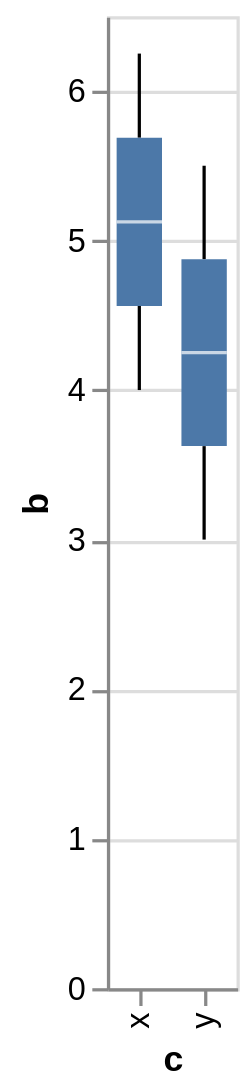

The Vega-Lite source for this figure:
### Vega-Lite specification from a JSON file in a GitHub repository (floating-point values rounded to 4 significant figures)
{"$schema": "https://vega.github.io/schema/vega-lite/v6.4.1.json", "config": {"view": {"continuousHeight": 300, "continuousWidth": 300}}, "data": {"name": "data-aec22b5641fce54c6a1b0f41e0a05405"}, "datasets": {"data-aec22b5641fce54c6a1b0f41e0a05405": [{"a": 1, "b": 4.0, "c": "x", "t": "2026-01-01T00:00:00"}, {"a": 2, "b": 5.5, "c": "y", "t": "2026-01-02T00:00:00"}, {"a": 3, "b": 6.25, "c": "x", "t": "2026-01-03T00:00:00"}, {"a": 4, "b": 3.0, "c": "y", "t": "2026-01-04T00:00:00"}]}, "encoding": {"x": {"field": "c", "type": "nominal"}, "y": {"field": "b", "type": "quantitative"}}, "mark": {"type": "boxplot"}}
